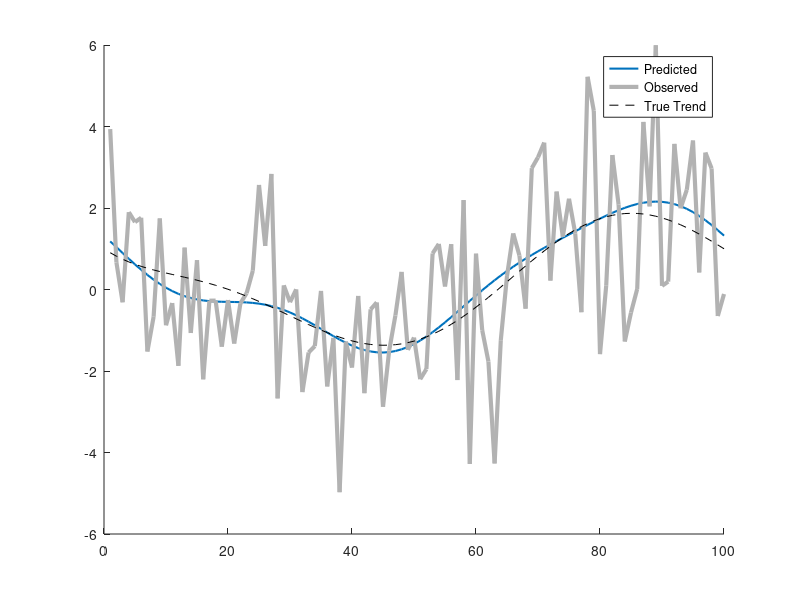

Reproduce this figure in MATLAB.
function main()
    %%% Translated from Python to MATLAB
    
    %%% slow_ft function
    function designMatrix = slow_ft(x, intercept)
        if nargin < 2
            intercept = true;
        end
        
        n = length(x);
        J = floor(n/2);
        vecs = {};
        
        for i = 0:J
            if i == 0
                vecs{end+1} = cos(2 * pi * i/n * x(:));
            elseif i/n < 0.5
                vecs{end+1} = [cos(2 * pi * i/n * x(:)), sin(2 * pi * i/n * x(:))];
            elseif abs(i/n - 0.5) < eps
                vecs{end+1} = cos(2 * pi * 1/n * x(:));
            end
        end
        designMatrix = cell2mat(vecs);
    end

    %%% hv_folder function
    function folds = hv_folder(arr, h, v)
        idx = 1:length(arr);
        fold_start = v + 1;
        fold_end = length(arr) - v;
        folds = {};
        
        for i = fold_start:fold_end
            idx_v = idx(i-v:i+v);
            hvbottom = max(i-v-h, 1);
            hvtop = min(i+v+h, length(arr));
            idx_c = [idx(1:hvbottom-1), idx(hvtop+1:end)];
            folds{end+1} = {idx_v, idx_c};
        end
    end

    %%% Data generation
    n = 100;
    sigma = 1.5;
    phi = 0;
    theta = 0;
    burnin = 200;
    rng(1);  % Set random seed
    
    x = (1:n)';
    y_trend = sin(x/n * 3 * pi) + cos(sqrt(x/n) * 2 * pi);
    
    u = sigma * randn(n + burnin, 1);
    epsilon = zeros(size(u));
    epsilon(1) = 0;
    
    for i = 2:length(u)
        epsilon(i) = phi * epsilon(i-1) + u(i-1) * theta + u(i);
    end
    
    err = epsilon(burnin+1:end);
    y = y_trend + err;

    %%% Harmonic regression
    k = 7;
    X = slow_ft(x);
    X = X(:,1:k);
    
    b = X \ y;
    yhat = X * b;
    
    figure;
    hold on;
    plot(yhat, 'LineWidth', 1.5);
    plot(y, 'Color', [0.7 0.7 0.7], 'LineWidth', 3);
    plot(y_trend, 'k--');
    legend('Predicted', 'Observed', 'True Trend');
    hold off;

    %%% Cross-validation analysis
    out = struct('k', {}, 'hv', {}, 'hv_true', {});
    
    for i = 0:49
        k = i;
        X = slow_ft(x);
        X = X(:,1:k);
        
        folder = hv_folder(y, 0, 0);
        hv = [];
        yhats = [];
        hv_true = [];
        
        for fold = folder
            test = fold{1}{1};
            train = fold{1}{2};
            
            X_train = X(train, :);
            y_train = y(train);
            b = X_train \ y_train;
            
            yhat = X(test, :) * b;
            hv = [hv; (y(test) - yhat).^2];
            hv_true = [hv_true; (y_trend(test) - yhat).^2];
        end
        
        out(end+1).k = k;
        out(end).hv = mean(hv);
        out(end).hv_true = mean(hv_true);
    end
    
    % Display results
    [~, idx] = sort([out.hv]);
    disp('Best model by CV:');
    disp(out(idx(1)));
end
